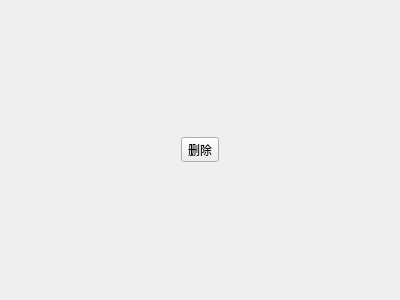
<?xml version="1.0" encoding="UTF-8"?>
<ui version="4.0">
 <class>cellwidget</class>
 <widget class="QWidget" name="cellwidget">
  <property name="geometry">
   <rect>
    <x>0</x>
    <y>0</y>
    <width>400</width>
    <height>300</height>
   </rect>
  </property>
  <property name="windowTitle">
   <string>Form</string>
  </property>
  <layout class="QHBoxLayout" name="horizontalLayout">
   <item>
    <widget class="QToolButton" name="toolButton">
     <property name="text">
      <string>删除</string>
     </property>
     <property name="icon">
      <iconset resource="images.qrc">
       <normaloff>:/new/prefix1/resourses/1230226.png</normaloff>:/new/prefix1/resourses/1230226.png</iconset>
     </property>
     <property name="iconSize">
      <size>
       <width>25</width>
       <height>25</height>
      </size>
     </property>
     <property name="toolButtonStyle">
      <enum>Qt::ToolButtonIconOnly</enum>
     </property>
    </widget>
   </item>
  </layout>
 </widget>
 <resources>
  <include location="images.qrc"/>
 </resources>
 <connections/>
</ui>
